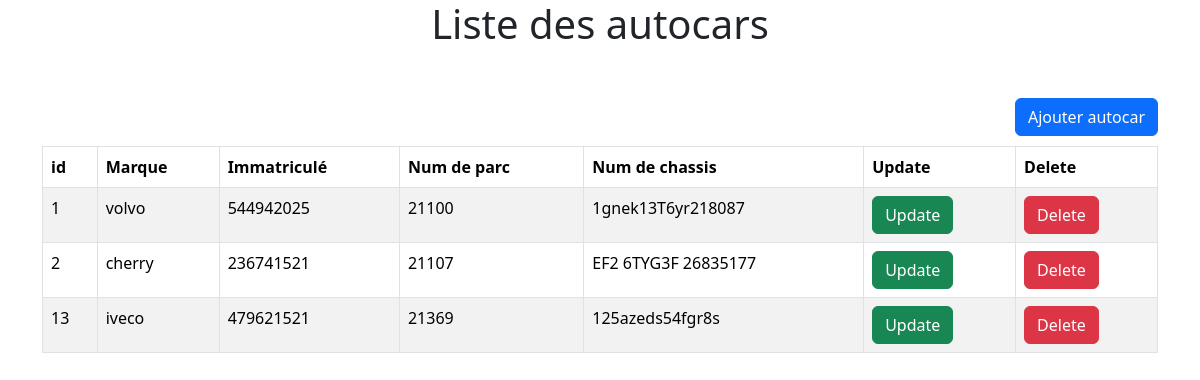
The page / on the database its author committed.
### tables this page shows
CREATE TABLE `listeautocar` (
  `id` int(11) NOT NULL,
  `marque` varchar(225) NOT NULL,
  `immatricule` int(11) NOT NULL,
  `numero_parc` int(11) NOT NULL,
  `numero_chassis` varchar(225) NOT NULL
);

### index.php (the view, shortened to what this page needs)
<?php include('header.php');?>
<?php include('dbconnection.php');?>
<div class="box1">
    <button type="button" class="btn btn-primary " data-bs-toggle="modal" data-bs-target="#exampleModal" >Ajouter autocar</button>
</div>
  <table class="table table-hover table-bordered table-striped">
<thead>
    <tr>
      <th> id </th>
      <th> Marque </th>
      <th> Immatriculé</th>
      <th> Num de parc</th>
      <th> Num de chassis</th>
      <th> Update</th>
      <th> Delete</th>
    </tr>
</thead>
<tbody>
<?php
$query = "SELECT * FROM `listeautocar` ";
$result = mysqli_query($connection,$query);
if(!$result)
{
    die("query filed"  );
}
else{
    while($row = mysqli_fetch_assoc($result)){
        ?>
<tr>
    <td><?php echo $row['id'];?> </td>
    <td><?php echo $row['marque'];?></td>
    <td><?php echo $row['immatricule'];?></td>
    <td><?php echo $row['numero_parc'];?></td>
    <td><?php echo $row['numero_chassis'];?></td>
    <td><a href="update.php?id=<?php echo $row['id'];?>" class="btn btn-success">Update </a></td>
    <td><a href="delete.php?id=<?php echo $row['id'];?>" class="btn btn-danger">Delete</a></td>
  </tr>
        <?php
    }
}
?>
</tbody>
  </table>
<?php include('footer.php') ?>

### header.php (shortened to what this page needs)
<!DOCTYPE html>
<head>
<link href="https://cdn.jsdelivr.net/npm/bootstrap@5.3.3/dist/css/bootstrap.min.css" rel="stylesheet">
<link rel="stylesheet" href="style.css">
</head>
<body>
    <h1 class="text-center">Liste des autocars</h1>
 <div class="container">

### footer.php (shortened to what this page needs)
</div>
</body>
</html>

### style.css (style rules this page uses)
.container { margin-top: 50px; }
.box1 button { float: right; margin-bottom: 10px; }

### rows shown on the page
listeautocar: id "1", marque "volvo", immatricule "544942025", numero_parc "21100", numero_chassis "1gnek13T6yr218087"
listeautocar: id "2", marque "cherry", immatricule "236741521", numero_parc "21107", numero_chassis "EF2 6TYG3F 26835177"
listeautocar: id "13", marque "iveco", immatricule "479621521", numero_parc "21369", numero_chassis "125azeds54fgr8s"
